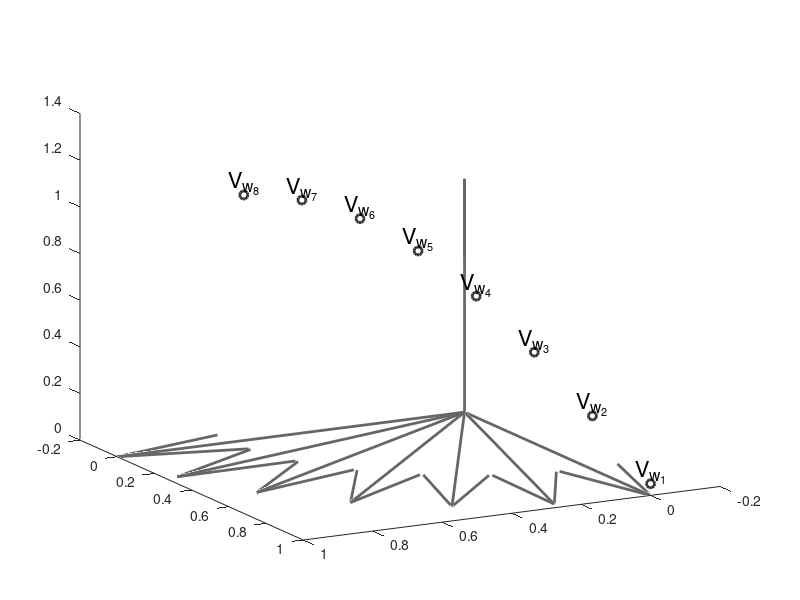

Source code (MATLAB): (Note: this script raises an error after producing the figure.)
clear all
close all
data_path='/Users/eghbalhosseiniasl1/MyData/ecog-sentence';

%
save_path='/Users/eghbalhosseiniasl1/MyData/ECoG-sentence/crunched/';
analysis_path='/Users/eghbalhosseiniasl1/MyData/ECoG-sentence/analysis/swjn_graphic_auto_regressive_process';
%
if 1
    fprintf('adding basic ecog tools to path \n');
    addpath('~/MyCodes/basic-ecog-tools/');
    addpath(genpath('~/MyCodes/ecog-sentence/'));
    addpath(genpath('~/MyCodes/basic-ecog-tools/activeBrain'));
    addpath(genpath('~/MyCodes/basic-ecog-tools/ecog-filters'));
    addpath(genpath('~/MyCodes/basic-ecog-tools/mex'));
end


%%
theta=[0:15:90];
x=cosd(theta)
y=sind(theta)
z=theta*0+0;
 
[X,Y] = meshgrid(cosd(theta)',sind(theta)');
f=figure;
ax=axes('position',[.1,.1,.8,.8]);
hold on
arr=arrayfun(@(x,y) quiver3(0*x,0*x,0*x,x,y,x*0,0,'color',[.4,.4,.4]), X(1,1:end),transpose(Y(1:end,1)))
arrayfun(@(x) set(x,'linewidth',2),arr)
arr=quiver3(0,0,0,0,0,1,0,'color',[.4,.4,.4]);
arrayfun(@(x) set(x,'linewidth',2),arr);
set(ax,'View',[151.8282 19.1377])

% 

npts = 8;
t = linspace(0,2*pi,npts);
z = (sin(t/3)+.1*t)/1.5+.05;
x=0.1*t;
y=1-0.1613*t;
xyz = [x; y; z];
plot3(xyz(1,:),xyz(2,:),xyz(3,:),'o','LineWidth',2,'Color',[.2,.2,.2]);
text(xyz(1,:),xyz(2,:),xyz(3,:),[repmat('V_{w_',npts,1), num2str((1:npts)'),repmat('}',npts,1)],...
    'VerticalAlignment','bottom','fontsize',16,'HorizontalAlignment','center')
hold on
fnplt(cscvn(xyz),'k-',2);

ax.YAxis.Visible='off';
ax.XAxis.Visible='off';
ax.ZAxis.Visible='off';


arrayfun(@(x,y,z) quiver3(0,0,0,x,y,z,0,'Color',[1,0,0],'LineWidth',2,'MaxHeadSize',.5),x,y,z)
% 

if ~exist(strcat(analysis_path))
            mkdir(strcat(analysis_path))
end 
print(f, '-djpeg', strcat(analysis_path,'/vector_sum.jpeg'));
%% 
[X,Y] = meshgrid(cosd(theta)',sind(theta)');
f=figure;
ax=axes('position',[.1,.1,.8,.8]);
hold on
arr=arrayfun(@(x,y) quiver3(0*x,0*x,0*x,x,y,x*0,0,'k'), X(1,1:end),transpose(Y(1:end,1)))
arrayfun(@(x) set(x,'linewidth',1),arr)
arr=quiver3(0,0,0,0,0,1,0,'k');
arrayfun(@(x) set(x,'linewidth',1),arr);
set(ax,'View',[151.8282 19.1377])
ax.YAxis.Visible='off';
ax.XAxis.Visible='off';
ax.ZAxis.Visible='off';
% 
U=rand(1,3);
U=U./norm(U);
V=rand(1,3);
V=V./norm(V);
U=1*[.3,.6,.8];
V=1*[.6,.3,.5];
V=V./norm(V);
U=U./norm(U);
W=U*dot(U,V)/(norm(U)*norm(V));
arr=quiver3(0,0,0,W(1),W(2),W(3),0,'Color',[.2,.2,.2]);
text(U(1)/2-.02,U(2)/2,U(3)/2.5,'|V_{w_j}|','HorizontalAlignment','left','fontsize',16)
arr.MaxHeadSize=0;
arrayfun(@(x) set(x,'linewidth',3),arr)
arr=quiver3(0,0,0,U(1),U(2),U(3),0,'r');
arr.MaxHeadSize=.5;
text(U(1)-.05,U(2),U(3),'V_{w_i}','HorizontalAlignment','left','fontsize',16)
arrayfun(@(x) set(x,'linewidth',2),arr)
arr=quiver3(0,0,0,V(1),V(2),V(3),0,'b');
text(V(1)/2-.05,V(2)/2,V(3)/2,'V_{w_j}','HorizontalAlignment','left','fontsize',16)
arr.MaxHeadSize=.8;
arrayfun(@(x) set(x,'linewidth',2),arr)

W=W-V;
arr=quiver3(V(1),V(2),V(3),W(1),W(2),W(3),0,'Color',[.2,.2,.2],'LineStyle','--');
arr.MaxHeadSize=0;
        if ~exist(strcat(analysis_path))
            mkdir(strcat(analysis_path))
        end 
print(f, '-djpeg', strcat(analysis_path,'/norm_sum.jpeg'));

%% 
